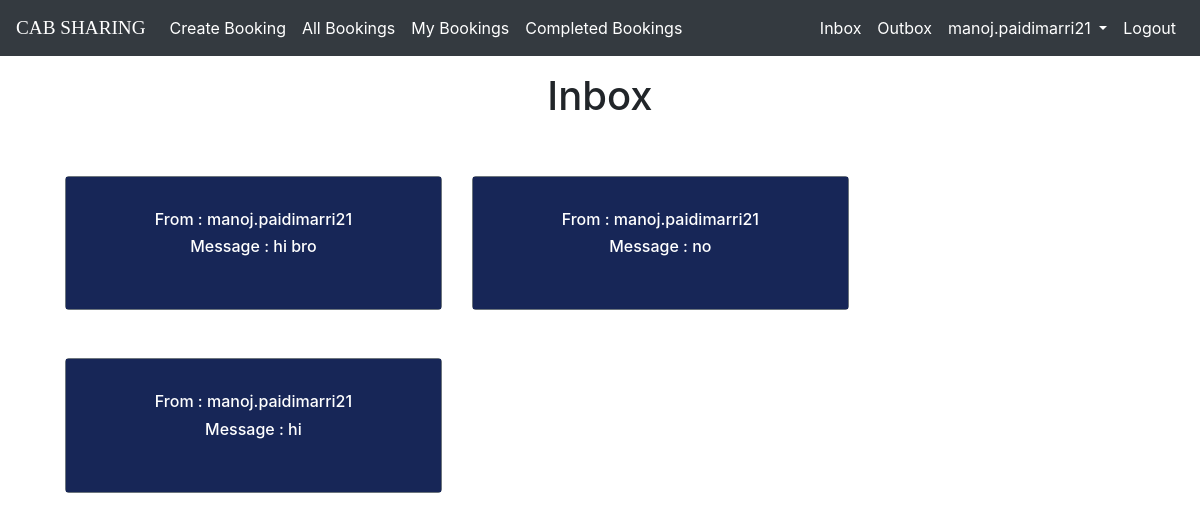
The app's page /core/inbox/ (signed in) with its own data.
### core/models.py (models this page shows, shortened)
class Message(models.Model):
     sender =  models.ForeignKey(settings.AUTH_USER_MODEL,default=1,on_delete=models.CASCADE)
     reciever = models.ForeignKey(User,on_delete=models.CASCADE, related_name="reciever")
     msg_content = models.CharField(max_length=10000)

### core/views.py (the view)
# urls.py: path('inbox/',views.inbox,name='inbox'),
def inbox(request):
    a=Message.objects.filter(reciever=request.user)
    b=Message.objects.all().order_by('-id')
    object_list=[]
    if (b and a):
        for c in b:
            if(c.reciever==a[0].reciever ):
                object_list.append(c)
    return render(request,'core/inbox_lv.html',{'object_list':object_list})

### core/templates/core/inbox_lv.html (shortened to what this page needs)
{% extends 'core/base_Booking.html' %}
{% block content %}
<br><br><br>
<div class="text-center">
  <h1> Inbox</h1>
</div>
<br><br>
<div class="col-lg-12 text-center" style='padding-left: 50px;padding-right: 50px; '>
  <div class="container text-center">
    <div class="row">
      <div class="card-group ">
  {%if object_list%}
        {% for message in object_list %}
        <div class="col-lg-6 col-md-6">
          <div class="card text-white border-secondary mx-auto mb-5 w-100" style='background-color:rgb(23, 38, 87); '>
              <div class="card-body" style='border: 1px solid rgb(23, 38, 87) '>
                <div class="card-text">
                  <h6>From : {{message.sender}}</h6>
                  <h6>Message : {{message.msg_content}}</h6>
                  <br>
                </div>
              </div>
            </div>
          </div>
          {% endfor %}
{%else%}
  <h1 class='mt-5' style="text-align:center; color:#00796b;" id='no_Booking'>No Messages</h1>
{%endif%}
          </div>
        </div>
      </div>
    </div>
{% endblock %}

### core/templates/core/base_Booking.html (shortened to what this page needs)
<!doctype html>
{% load static %}
<html lang="en">
<head>
  <link rel="stylesheet" href="https://stackpath.bootstrapcdn.com/bootstrap/4.4.1/css/bootstrap.min.css">
</head>
<body>
  <nav class="navbar fixed-top navbar-expand-lg navbar-dark bg-dark">
    <a class="navbar-brand" style="font-family:'Monoton', cursive; font-size:1.2em;" href="{% url 'core:myBookings' %}">CAB SHARING</a>
    <ul class='navbar-nav mx-auto'>
      <li class="nav-item active"><a class="nav-link" href="{% url 'core:Booking' %}">Create Booking</a></li>
      <li class="nav-item active"><a class="nav-link" href="{% url 'core:allBookings' %}">All Bookings</a></li>
      {% if user.is_authenticated %}
      <li class="nav-item active"><a class="nav-link" href="{% url 'core:myBookings' %}">My Bookings</a></li>
      <li class="nav-item active"><a class="nav-link" href="{% url 'core:mydoneBookings' %}">Completed Bookings</a></li>
      {% endif %}
    </ul>
    <div class="collapse navbar-collapse" id="navbarSupportedContent">
      <ul class="navbar-nav ml-auto">
        {% if user.is_authenticated %}
        <li class="nav-item active">
            <a class="nav-link" href="{% url 'core:inbox'  %}">Inbox<span class="sr-only">(current)</span></a>
         </li>
         <li class="nav-item active">
             <a class="nav-link" href="{% url 'core:outbox'  %}">Outbox<span class="sr-only">(current)</span></a>
          </li>
        <li class="nav-item dropdown active">
          <a class="nav-link dropdown-toggle" href="#" id="navbarDropdown" role="button" data-toggle="dropdown" aria-haspopup="true" aria-expanded="false">
            {{request.user.username}}
          </a>
        </li>
        <li class="nav-item active">
          <a class="nav-link" href="{% url 'core:logout' %}">Logout<span class="sr-only">(current)</span></a>
        </li>
        {% endif %}
      </ul>
    </div>
  </nav>
  {% block content %}
  {% endblock %}
</body>
</html>

### records on screen
Message: sender "manoj.paidimarri21", msg_content "hi bro"
Message: sender "manoj.paidimarri21", msg_content "no"
Message: sender "manoj.paidimarri21", msg_content "hi"

### other values on screen
{{ request.user.username }} "manoj.paidimarri21"
